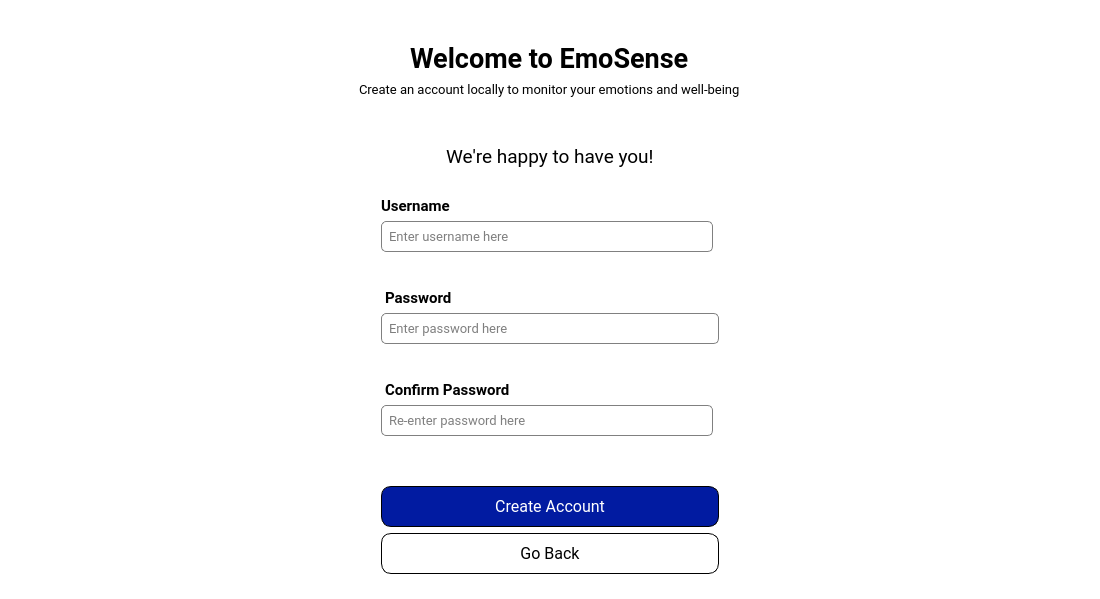
<?xml version="1.0" encoding="UTF-8"?>
<ui version="4.0">
 <class>RegisterFormWindow2</class>
 <widget class="QWidget" name="RegisterFormWindow2">
  <property name="geometry">
   <rect>
    <x>0</x>
    <y>0</y>
    <width>1100</width>
    <height>599</height>
   </rect>
  </property>
  <property name="windowTitle">
   <string>EmoSense</string>
  </property>
  <property name="windowIcon">
   <iconset resource="../../assets/assets.qrc">
    <normaloff>:/icons/images/icons/logo.png</normaloff>:/icons/images/icons/logo.png</iconset>
  </property>
  <property name="styleSheet">
   <string notr="true">background-color: #fff;
color: #000;
</string>
  </property>
  <layout class="QGridLayout" name="gridLayout_2">
   <item row="3" column="1">
    <widget class="QFrame" name="frame_3">
     <property name="frameShape">
      <enum>QFrame::Shape::NoFrame</enum>
     </property>
     <property name="frameShadow">
      <enum>QFrame::Shadow::Raised</enum>
     </property>
     <layout class="QGridLayout" name="gridLayout">
      <item row="0" column="0" colspan="2" alignment="Qt::AlignmentFlag::AlignHCenter">
       <widget class="QLabel" name="label_9">
        <property name="font">
         <font>
          <family>Roboto</family>
          <pointsize>14</pointsize>
         </font>
        </property>
        <property name="text">
         <string>We're happy to have you!</string>
        </property>
       </widget>
      </item>
      <item row="13" column="0" colspan="2">
       <widget class="QPushButton" name="pushButton_CreateAccount">
        <property name="font">
         <font>
          <family>Roboto</family>
          <pointsize>12</pointsize>
         </font>
        </property>
        <property name="autoFillBackground">
         <bool>false</bool>
        </property>
        <property name="styleSheet">
         <string notr="true">QPushButton {
    background-color: #011BA1;
    color: #fff;
    padding: 10px;
    border: 1px solid #000;
    border-radius: 10px;
}

QPushButton:hover {
    background-color: #00008B;
    color: #fff;
}

QPushButton:pressed {
    background-color: #000070; 
    color: #fff;
}</string>
        </property>
        <property name="text">
         <string>Create Account</string>
        </property>
       </widget>
      </item>
      <item row="10" column="0">
       <widget class="QLineEdit" name="lineEdit_ConfirmPassword">
        <property name="font">
         <font>
          <family>Roboto</family>
          <pointsize>10</pointsize>
         </font>
        </property>
        <property name="styleSheet">
         <string notr="true">padding: 5px;
border: 1px solid #808080;
border-radius: 5px;</string>
        </property>
        <property name="echoMode">
         <enum>QLineEdit::EchoMode::Password</enum>
        </property>
        <property name="placeholderText">
         <string>Re-enter password here</string>
        </property>
       </widget>
      </item>
      <item row="3" column="0">
       <widget class="QLineEdit" name="lineEdit_Username">
        <property name="font">
         <font>
          <family>Roboto</family>
          <pointsize>10</pointsize>
         </font>
        </property>
        <property name="styleSheet">
         <string notr="true">padding: 5px;
border: 1px solid #808080;
border-radius: 5px;</string>
        </property>
        <property name="placeholderText">
         <string>Enter username here</string>
        </property>
       </widget>
      </item>
      <item row="11" column="0">
       <widget class="QLabel" name="label_ErrorMessageForConfirmPassword">
        <property name="font">
         <font>
          <family>Roboto</family>
          <pointsize>10</pointsize>
         </font>
        </property>
        <property name="styleSheet">
         <string notr="true">color: #FF0000;</string>
        </property>
        <property name="text">
         <string>&lt;for error message&gt;</string>
        </property>
       </widget>
      </item>
      <item row="8" column="0">
       <widget class="QLabel" name="label_ErrorMessageForPassword">
        <property name="font">
         <font>
          <family>Roboto</family>
          <pointsize>10</pointsize>
         </font>
        </property>
        <property name="styleSheet">
         <string notr="true">color: #FF0000;</string>
        </property>
        <property name="text">
         <string>&lt;for error message&gt;</string>
        </property>
       </widget>
      </item>
      <item row="14" column="0" colspan="2">
       <widget class="QPushButton" name="pushButton_GoBack">
        <property name="font">
         <font>
          <family>Roboto</family>
          <pointsize>12</pointsize>
         </font>
        </property>
        <property name="styleSheet">
         <string notr="true">QPushButton {
    background-color: #FFF;
    color: #000;
    padding: 10px;
    border: 1px solid #000;
    border-radius: 10px;
}

QPushButton:hover {
    background-color: #EEE; 
    color: #000;
}

QPushButton:pressed {
    background-color: #CCC;  
    color: #000;
}
</string>
        </property>
        <property name="text">
         <string>Go Back</string>
        </property>
       </widget>
      </item>
      <item row="9" column="0">
       <widget class="QLabel" name="label_12">
        <property name="font">
         <font>
          <family>Roboto</family>
          <pointsize>11</pointsize>
          <bold>true</bold>
         </font>
        </property>
        <property name="styleSheet">
         <string notr="true">margin-top: 10px;</string>
        </property>
        <property name="text">
         <string>Confirm Password</string>
        </property>
       </widget>
      </item>
      <item row="7" column="0" colspan="2">
       <widget class="QLineEdit" name="lineEdit_Password">
        <property name="font">
         <font>
          <family>Roboto</family>
          <pointsize>10</pointsize>
         </font>
        </property>
        <property name="styleSheet">
         <string notr="true">padding: 5px;
border: 1px solid #808080;
border-radius: 5px;</string>
        </property>
        <property name="echoMode">
         <enum>QLineEdit::EchoMode::Password</enum>
        </property>
        <property name="placeholderText">
         <string>Enter password here</string>
        </property>
       </widget>
      </item>
      <item row="1" column="0" colspan="2">
       <spacer name="verticalSpacer">
        <property name="orientation">
         <enum>Qt::Orientation::Vertical</enum>
        </property>
        <property name="sizeHint" stdset="0">
         <size>
          <width>20</width>
          <height>40</height>
         </size>
        </property>
       </spacer>
      </item>
      <item row="5" column="0">
       <widget class="QLabel" name="label_10">
        <property name="font">
         <font>
          <family>Roboto</family>
          <pointsize>11</pointsize>
          <bold>true</bold>
         </font>
        </property>
        <property name="styleSheet">
         <string notr="true">margin-top: 10px;</string>
        </property>
        <property name="text">
         <string>Password</string>
        </property>
       </widget>
      </item>
      <item row="2" column="0">
       <widget class="QLabel" name="label_8">
        <property name="font">
         <font>
          <family>Roboto</family>
          <pointsize>11</pointsize>
          <bold>true</bold>
         </font>
        </property>
        <property name="text">
         <string>Username</string>
        </property>
       </widget>
      </item>
      <item row="12" column="0" colspan="2">
       <spacer name="verticalSpacer_5">
        <property name="orientation">
         <enum>Qt::Orientation::Vertical</enum>
        </property>
        <property name="sizeHint" stdset="0">
         <size>
          <width>20</width>
          <height>40</height>
         </size>
        </property>
       </spacer>
      </item>
      <item row="4" column="0">
       <widget class="QLabel" name="label_ErrorMessageForUsername">
        <property name="font">
         <font>
          <family>Roboto</family>
          <pointsize>10</pointsize>
         </font>
        </property>
        <property name="styleSheet">
         <string notr="true">color: #FF0000;</string>
        </property>
        <property name="text">
         <string>&lt;for error message&gt;</string>
        </property>
       </widget>
      </item>
     </layout>
    </widget>
   </item>
   <item row="3" column="0">
    <spacer name="horizontalSpacer_2">
     <property name="orientation">
      <enum>Qt::Orientation::Horizontal</enum>
     </property>
     <property name="sizeHint" stdset="0">
      <size>
       <width>40</width>
       <height>20</height>
      </size>
     </property>
    </spacer>
   </item>
   <item row="3" column="2">
    <spacer name="horizontalSpacer_3">
     <property name="orientation">
      <enum>Qt::Orientation::Horizontal</enum>
     </property>
     <property name="sizeHint" stdset="0">
      <size>
       <width>40</width>
       <height>20</height>
      </size>
     </property>
    </spacer>
   </item>
   <item row="0" column="0" colspan="3">
    <widget class="QFrame" name="frame">
     <property name="frameShape">
      <enum>QFrame::Shape::NoFrame</enum>
     </property>
     <property name="frameShadow">
      <enum>QFrame::Shadow::Raised</enum>
     </property>
     <layout class="QVBoxLayout" name="verticalLayout_2">
      <item>
       <spacer name="verticalSpacer_2">
        <property name="orientation">
         <enum>Qt::Orientation::Vertical</enum>
        </property>
        <property name="sizeHint" stdset="0">
         <size>
          <width>20</width>
          <height>40</height>
         </size>
        </property>
       </spacer>
      </item>
      <item alignment="Qt::AlignmentFlag::AlignHCenter">
       <widget class="QLabel" name="label">
        <property name="font">
         <font>
          <family>Roboto</family>
          <pointsize>20</pointsize>
          <bold>true</bold>
         </font>
        </property>
        <property name="text">
         <string>Welcome to EmoSense</string>
        </property>
       </widget>
      </item>
      <item alignment="Qt::AlignmentFlag::AlignHCenter">
       <widget class="QLabel" name="label_7">
        <property name="font">
         <font>
          <family>Roboto</family>
          <pointsize>10</pointsize>
         </font>
        </property>
        <property name="text">
         <string>Create an account locally to monitor your emotions and well-being</string>
        </property>
       </widget>
      </item>
      <item>
       <spacer name="verticalSpacer_3">
        <property name="orientation">
         <enum>Qt::Orientation::Vertical</enum>
        </property>
        <property name="sizeHint" stdset="0">
         <size>
          <width>20</width>
          <height>40</height>
         </size>
        </property>
       </spacer>
      </item>
     </layout>
    </widget>
   </item>
   <item row="4" column="0" colspan="3">
    <spacer name="verticalSpacer_4">
     <property name="orientation">
      <enum>Qt::Orientation::Vertical</enum>
     </property>
     <property name="sizeHint" stdset="0">
      <size>
       <width>20</width>
       <height>40</height>
      </size>
     </property>
    </spacer>
   </item>
  </layout>
 </widget>
 <tabstops>
  <tabstop>lineEdit_Username</tabstop>
  <tabstop>lineEdit_Password</tabstop>
  <tabstop>lineEdit_ConfirmPassword</tabstop>
  <tabstop>pushButton_CreateAccount</tabstop>
  <tabstop>pushButton_GoBack</tabstop>
 </tabstops>
 <resources>
  <include location="../../assets/assets.qrc"/>
 </resources>
 <connections/>
</ui>
